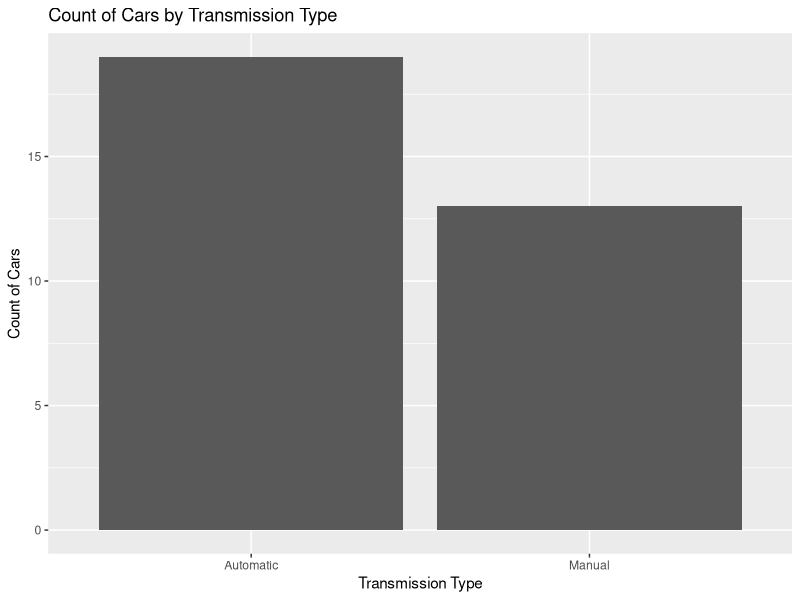
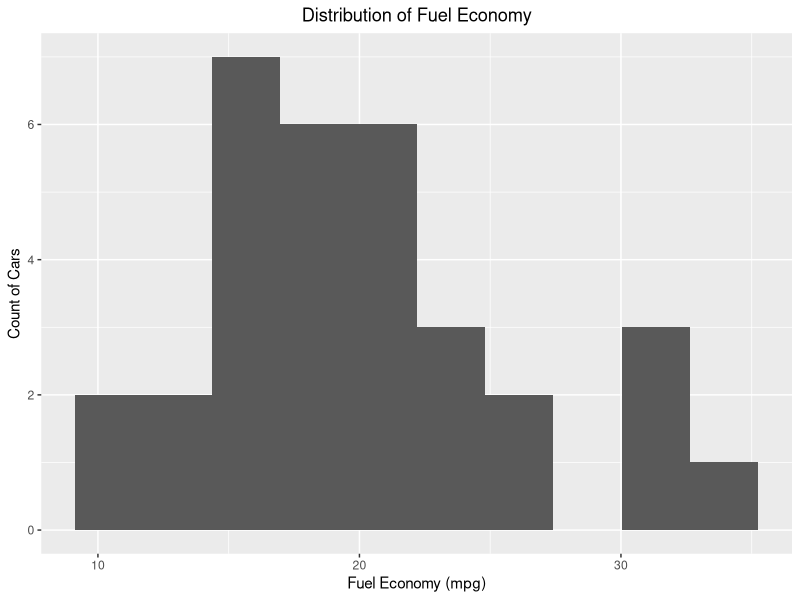
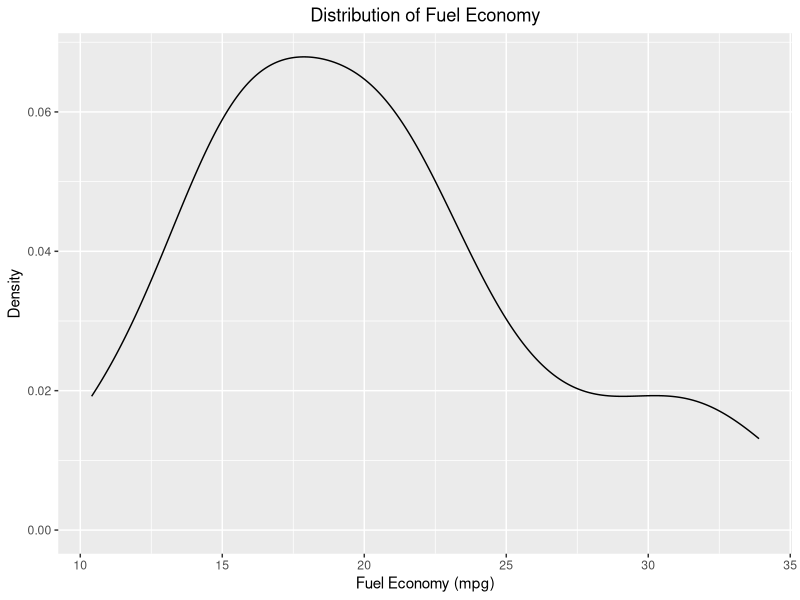
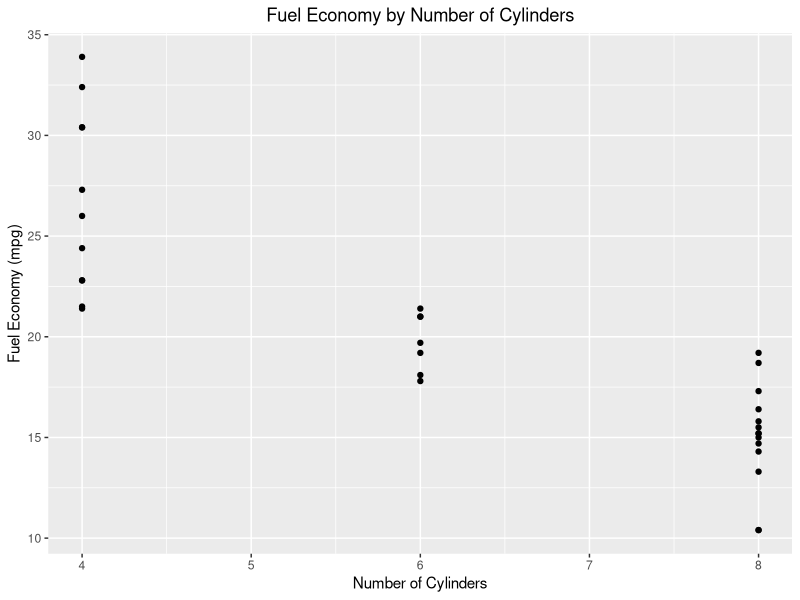

These figures' R source, in order:
# setwd()

# Read the csv file
cars <- read.csv("Cars.csv")

# Install the ggplot2 library
install.packages("ggplot2")

# Load the ggplot2 library
library(ggplot2)

# How many cars of each type of transmission? (frequency bar chart)
ggplot(
  data = cars,
  aes(x = Transmission)) +
  geom_bar() +
  ggtitle("Count of Cars by Transmission Type") +
  xlab("Transmission Type") +
  ylab("Count of Cars")

# What does fuel economy look like? (histogram)

ggplot(
  data = cars,
  aes(x = Fuel.Economy)) +
  geom_histogram(
    bins = 10) +
  ggtitle("Distribution of Fuel Economy") +
  xlab("Fuel Economy (mpg)") +
  ylab("Count of Cars") +
  theme(plot.title = element_text(hjust = 0.5))

# What does fuel economy look like? (density plot)
ggplot(
  data = cars,
  aes(x = Fuel.Economy)) +
  geom_density() +
  ggtitle("Distribution of Fuel Economy") +
  xlab("Fuel Economy (mpg)") +
  ylab("Density") +
  theme(plot.title = element_text(hjust = 0.5))

# How do cylinders and fuel economy relate? (scatterplot)
ggplot(
  data = cars,
  aes(x = Cylinders,
      y = Fuel.Economy)) +
  geom_point() +
  ggtitle("Fuel Economy by Number of Cylinders") +
  xlab("Number of Cylinders") +
  ylab("Fuel Economy (mpg)") +
  theme(plot.title = element_text(hjust = 0.5))
 